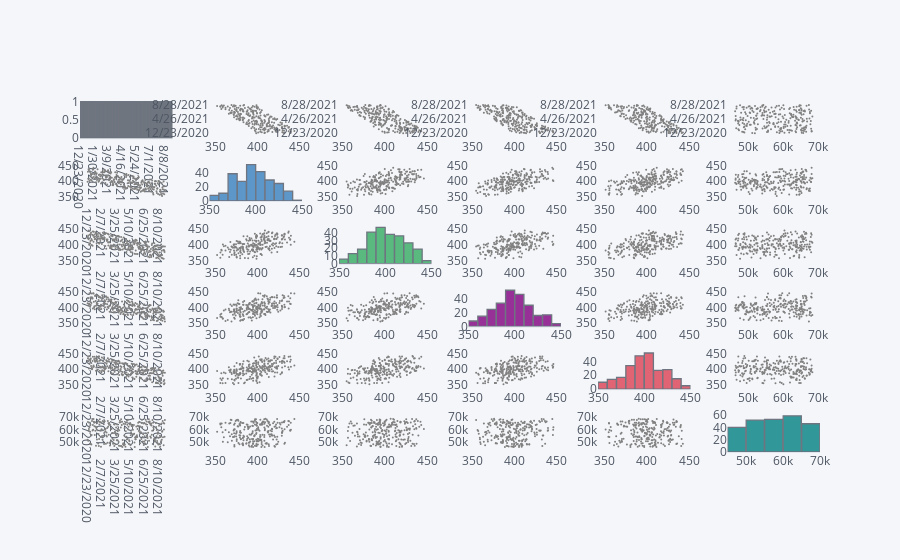

Notebook code cell kept with this figure:
### Code cell
dataset.scatter_matrix()

### Figure 1 — Plotly figure (JSON) as saved in the notebook; plotly's stock layout.template omitted (floating-point values rounded to 4 significant figures; data arrays with more than 128 entries replaced by an {"elided": "..."} marker saying what was removed)
{"data": [{"histfunc": "count", "histnorm": "", "marker": {"color": "rgba(255, 153, 51, 1.0)", "line": {"color": "#4D5663", "width": 1.3}}, "name": "date", "nbinsx": 10, "opacity": 0.8, "orientation": "v", "type": "histogram", "x": {"elided": "250 str values"}, "xaxis": "x", "yaxis": "y"}, {"line": {"color": "rgba(128, 128, 128, 1.0)", "dash": "solid", "shape": "linear", "width": 1.3}, "marker": {"size": 2, "symbol": "circle"}, "mode": "markers", "name": "date", "text": "", "type": "scatter", "x": {"elided": "250 float values"}, "xaxis": "x2", "y": {"elided": "250 str values"}, "yaxis": "y2"}, {"line": {"color": "rgba(128, 128, 128, 1.0)", "dash": "solid", "shape": "linear", "width": 1.3}, "marker": {"size": 2, "symbol": "circle"}, "mode": "markers", "name": "date", "text": "", "type": "scatter", "x": {"elided": "250 float values"}, "xaxis": "x3", "y": {"elided": "250 str values"}, "yaxis": "y3"}, {"line": {"color": "rgba(128, 128, 128, 1.0)", "dash": "solid", "shape": "linear", "width": 1.3}, "marker": {"size": 2, "symbol": "circle"}, "mode": "markers", "name": "date", "text": "", "type": "scatter", "x": {"elided": "250 float values"}, "xaxis": "x4", "y": {"elided": "250 str values"}, "yaxis": "y4"}, {"line": {"color": "rgba(128, 128, 128, 1.0)", "dash": "solid", "shape": "linear", "width": 1.3}, "marker": {"size": 2, "symbol": "circle"}, "mode": "markers", "name": "date", "text": "", "type": "scatter", "x": {"elided": "250 float values"}, "xaxis": "x5", "y": {"elided": "250 str values"}, "yaxis": "y5"}, {"line": {"color": "rgba(128, 128, 128, 1.0)", "dash": "solid", "shape": "linear", "width": 1.3}, "marker": {"size": 2, "symbol": "circle"}, "mode": "markers", "name": "date", "text": "", "type": "scatter", "x": {"elided": "250 float values"}, "xaxis": "x6", "y": {"elided": "250 str values"}, "yaxis": "y6"}, {"line": {"color": "rgba(128, 128, 128, 1.0)", "dash": "solid", "shape": "linear", "width": 1.3}, "marker": {"size": 2, "symbol": "circle"}, "mode": "markers", "name": "Open Price", "text": "", "type": "scatter", "x": {"elided": "250 str values"}, "xaxis": "x7", "y": {"elided": "250 float values"}, "yaxis": "y7"}, {"histfunc": "count", "histnorm": "", "marker": {"color": "rgba(55, 128, 191, 1.0)", "line": {"color": "#4D5663", "width": 1.3}}, "name": "Open Price", "nbinsx": 10, "opacity": 0.8, "orientation": "v", "type": "histogram", "x": {"elided": "250 float values"}, "xaxis": "x8", "yaxis": "y8"}, {"line": {"color": "rgba(128, 128, 128, 1.0)", "dash": "solid", "shape": "linear", "width": 1.3}, "marker": {"size": 2, "symbol": "circle"}, "mode": "markers", "name": "Open Price", "text": "", "type": "scatter", "x": {"elided": "250 float values"}, "xaxis": "x9", "y": {"elided": "250 float values"}, "yaxis": "y9"}, {"line": {"color": "rgba(128, 128, 128, 1.0)", "dash": "solid", "shape": "linear", "width": 1.3}, "marker": {"size": 2, "symbol": "circle"}, "mode": "markers", "name": "Open Price", "text": "", "type": "scatter", "x": {"elided": "250 float values"}, "xaxis": "x10", "y": {"elided": "250 float values"}, "yaxis": "y10"}, {"line": {"color": "rgba(128, 128, 128, 1.0)", "dash": "solid", "shape": "linear", "width": 1.3}, "marker": {"size": 2, "symbol": "circle"}, "mode": "markers", "name": "Open Price", "text": "", "type": "scatter", "x": {"elided": "250 float values"}, "xaxis": "x11", "y": {"elided": "250 float values"}, "yaxis": "y11"}, {"line": {"color": "rgba(128, 128, 128, 1.0)", "dash": "solid", "shape": "linear", "width": 1.3}, "marker": {"size": 2, "symbol": "circle"}, "mode": "markers", "name": "Open Price", "text": "", "type": "scatter", "x": {"elided": "250 float values"}, "xaxis": "x12", "y": {"elided": "250 float values"}, "yaxis": "y12"}, {"line": {"color": "rgba(128, 128, 128, 1.0)", "dash": "solid", "shape": "linear", "width": 1.3}, "marker": {"size": 2, "symbol": "circle"}, "mode": "markers", "name": "High Price", "text": "", "type": "scatter", "x": {"elided": "250 str values"}, "xaxis": "x13", "y": {"elided": "250 float values"}, "yaxis": "y13"}, {"line": {"color": "rgba(128, 128, 128, 1.0)", "dash": "solid", "shape": "linear", "width": 1.3}, "marker": {"size": 2, "symbol": "circle"}, "mode": "markers", "name": "High Price", "text": "", "type": "scatter", "x": {"elided": "250 float values"}, "xaxis": "x14", "y": {"elided": "250 float values"}, "yaxis": "y14"}, {"histfunc": "count", "histnorm": "", "marker": {"color": "rgba(50, 171, 96, 1.0)", "line": {"color": "#4D5663", "width": 1.3}}, "name": "High Price", "nbinsx": 10, "opacity": 0.8, "orientation": "v", "type": "histogram", "x": {"elided": "250 float values"}, "xaxis": "x15", "yaxis": "y15"}, {"line": {"color": "rgba(128, 128, 128, 1.0)", "dash": "solid", "shape": "linear", "width": 1.3}, "marker": {"size": 2, "symbol": "circle"}, "mode": "markers", "name": "High Price", "text": "", "type": "scatter", "x": {"elided": "250 float values"}, "xaxis": "x16", "y": {"elided": "250 float values"}, "yaxis": "y16"}, {"line": {"color": "rgba(128, 128, 128, 1.0)", "dash": "solid", "shape": "linear", "width": 1.3}, "marker": {"size": 2, "symbol": "circle"}, "mode": "markers", "name": "High Price", "text": "", "type": "scatter", "x": {"elided": "250 float values"}, "xaxis": "x17", "y": {"elided": "250 float values"}, "yaxis": "y17"}, {"line": {"color": "rgba(128, 128, 128, 1.0)", "dash": "solid", "shape": "linear", "width": 1.3}, "marker": {"size": 2, "symbol": "circle"}, "mode": "markers", "name": "High Price", "text": "", "type": "scatter", "x": {"elided": "250 float values"}, "xaxis": "x18", "y": {"elided": "250 float values"}, "yaxis": "y18"}, {"line": {"color": "rgba(128, 128, 128, 1.0)", "dash": "solid", "shape": "linear", "width": 1.3}, "marker": {"size": 2, "symbol": "circle"}, "mode": "markers", "name": "Low Price", "text": "", "type": "scatter", "x": {"elided": "250 str values"}, "xaxis": "x19", "y": {"elided": "250 float values"}, "yaxis": "y19"}, {"line": {"color": "rgba(128, 128, 128, 1.0)", "dash": "solid", "shape": "linear", "width": 1.3}, "marker": {"size": 2, "symbol": "circle"}, "mode": "markers", "name": "Low Price", "text": "", "type": "scatter", "x": {"elided": "250 float values"}, "xaxis": "x20", "y": {"elided": "250 float values"}, "yaxis": "y20"}, {"line": {"color": "rgba(128, 128, 128, 1.0)", "dash": "solid", "shape": "linear", "width": 1.3}, "marker": {"size": 2, "symbol": "circle"}, "mode": "markers", "name": "Low Price", "text": "", "type": "scatter", "x": {"elided": "250 float values"}, "xaxis": "x21", "y": {"elided": "250 float values"}, "yaxis": "y21"}, {"histfunc": "count", "histnorm": "", "marker": {"color": "rgba(128, 0, 128, 1.0)", "line": {"color": "#4D5663", "width": 1.3}}, "name": "Low Price", "nbinsx": 10, "opacity": 0.8, "orientation": "v", "type": "histogram", "x": {"elided": "250 float values"}, "xaxis": "x22", "yaxis": "y22"}, {"line": {"color": "rgba(128, 128, 128, 1.0)", "dash": "solid", "shape": "linear", "width": 1.3}, "marker": {"size": 2, "symbol": "circle"}, "mode": "markers", "name": "Low Price", "text": "", "type": "scatter", "x": {"elided": "250 float values"}, "xaxis": "x23", "y": {"elided": "250 float values"}, "yaxis": "y23"}, {"line": {"color": "rgba(128, 128, 128, 1.0)", "dash": "solid", "shape": "linear", "width": 1.3}, "marker": {"size": 2, "symbol": "circle"}, "mode": "markers", "name": "Low Price", "text": "", "type": "scatter", "x": {"elided": "250 float values"}, "xaxis": "x24", "y": {"elided": "250 float values"}, "yaxis": "y24"}, {"line": {"color": "rgba(128, 128, 128, 1.0)", "dash": "solid", "shape": "linear", "width": 1.3}, "marker": {"size": 2, "symbol": "circle"}, "mode": "markers", "name": "Close Price", "text": "", "type": "scatter", "x": {"elided": "250 str values"}, "xaxis": "x25", "y": {"elided": "250 float values"}, "yaxis": "y25"}, {"line": {"color": "rgba(128, 128, 128, 1.0)", "dash": "solid", "shape": "linear", "width": 1.3}, "marker": {"size": 2, "symbol": "circle"}, "mode": "markers", "name": "Close Price", "text": "", "type": "scatter", "x": {"elided": "250 float values"}, "xaxis": "x26", "y": {"elided": "250 float values"}, "yaxis": "y26"}, {"line": {"color": "rgba(128, 128, 128, 1.0)", "dash": "solid", "shape": "linear", "width": 1.3}, "marker": {"size": 2, "symbol": "circle"}, "mode": "markers", "name": "Close Price", "text": "", "type": "scatter", "x": {"elided": "250 float values"}, "xaxis": "x27", "y": {"elided": "250 float values"}, "yaxis": "y27"}, {"line": {"color": "rgba(128, 128, 128, 1.0)", "dash": "solid", "shape": "linear", "width": 1.3}, "marker": {"size": 2, "symbol": "circle"}, "mode": "markers", "name": "Close Price", "text": "", "type": "scatter", "x": {"elided": "250 float values"}, "xaxis": "x28", "y": {"elided": "250 float values"}, "yaxis": "y28"}, {"histfunc": "count", "histnorm": "", "marker": {"color": "rgba(219, 64, 82, 1.0)", "line": {"color": "#4D5663", "width": 1.3}}, "name": "Close Price", "nbinsx": 10, "opacity": 0.8, "orientation": "v", "type": "histogram", "x": {"elided": "250 float values"}, "xaxis": "x29", "yaxis": "y29"}, {"line": {"color": "rgba(128, 128, 128, 1.0)", "dash": "solid", "shape": "linear", "width": 1.3}, "marker": {"size": 2, "symbol": "circle"}, "mode": "markers", "name": "Close Price", "text": "", "type": "scatter", "x": {"elided": "250 float values"}, "xaxis": "x30", "y": {"elided": "250 float values"}, "yaxis": "y30"}, {"line": {"color": "rgba(128, 128, 128, 1.0)", "dash": "solid", "shape": "linear", "width": 1.3}, "marker": {"size": 2, "symbol": "circle"}, "mode": "markers", "name": "Adj Close Price", "text": "", "type": "scatter", "x": {"elided": "250 str values"}, "xaxis": "x31", "y": {"elided": "250 float values"}, "yaxis": "y31"}, {"line": {"color": "rgba(128, 128, 128, 1.0)", "dash": "solid", "shape": "linear", "width": 1.3}, "marker": {"size": 2, "symbol": "circle"}, "mode": "markers", "name": "Adj Close Price", "text": "", "type": "scatter", "x": {"elided": "250 float values"}, "xaxis": "x32", "y": {"elided": "250 float values"}, "yaxis": "y32"}, {"line": {"color": "rgba(128, 128, 128, 1.0)", "dash": "solid", "shape": "linear", "width": 1.3}, "marker": {"size": 2, "symbol": "circle"}, "mode": "markers", "name": "Adj Close Price", "text": "", "type": "scatter", "x": {"elided": "250 float values"}, "xaxis": "x33", "y": {"elided": "250 float values"}, "yaxis": "y33"}, {"line": {"color": "rgba(128, 128, 128, 1.0)", "dash": "solid", "shape": "linear", "width": 1.3}, "marker": {"size": 2, "symbol": "circle"}, "mode": "markers", "name": "Adj Close Price", "text": "", "type": "scatter", "x": {"elided": "250 float values"}, "xaxis": "x34", "y": {"elided": "250 float values"}, "yaxis": "y34"}, {"line": {"color": "rgba(128, 128, 128, 1.0)", "dash": "solid", "shape": "linear", "width": 1.3}, "marker": {"size": 2, "symbol": "circle"}, "mode": "markers", "name": "Adj Close Price", "text": "", "type": "scatter", "x": {"elided": "250 float values"}, "xaxis": "x35", "y": {"elided": "250 float values"}, "yaxis": "y35"}, {"histfunc": "count", "histnorm": "", "marker": {"color": "rgba(0, 128, 128, 1.0)", "line": {"color": "#4D5663", "width": 1.3}}, "name": "Adj Close Price", "nbinsx": 10, "opacity": 0.8, "orientation": "v", "type": "histogram", "x": {"elided": "250 float values"}, "xaxis": "x36", "yaxis": "y36"}], "layout": {"bargap": 0.02, "legend": {"bgcolor": "#F5F6F9", "font": {"color": "#4D5663"}}, "paper_bgcolor": "#F5F6F9", "plot_bgcolor": "#F5F6F9", "showlegend": false, "title": {"font": {"color": "#4D5663"}}, "xaxis": {"anchor": "y", "domain": [0, 0.125], "gridcolor": "#E1E5ED", "showgrid": false, "tickfont": {"color": "#4D5663"}, "title": {"font": {"color": "#4D5663"}, "text": ""}, "zerolinecolor": "#E1E5ED"}, "xaxis10": {"anchor": "y10", "domain": [0.525, 0.65], "gridcolor": "#E1E5ED", "showgrid": false, "tickfont": {"color": "#4D5663"}, "title": {"font": {"color": "#4D5663"}, "text": ""}, "zerolinecolor": "#E1E5ED"}, "xaxis11": {"anchor": "y11", "domain": [0.7, 0.825], "gridcolor": "#E1E5ED", "showgrid": false, "tickfont": {"color": "#4D5663"}, "title": {"font": {"color": "#4D5663"}, "text": ""}, "zerolinecolor": "#E1E5ED"}, "xaxis12": {"anchor": "y12", "domain": [0.875, 1], "gridcolor": "#E1E5ED", "showgrid": false, "tickfont": {"color": "#4D5663"}, "title": {"font": {"color": "#4D5663"}, "text": ""}, "zerolinecolor": "#E1E5ED"}, "xaxis13": {"anchor": "y13", "domain": [0, 0.125], "gridcolor": "#E1E5ED", "showgrid": false, "tickfont": {"color": "#4D5663"}, "title": {"font": {"color": "#4D5663"}, "text": ""}, "zerolinecolor": "#E1E5ED"}, "xaxis14": {"anchor": "y14", "domain": [0.175, 0.3], "gridcolor": "#E1E5ED", "showgrid": false, "tickfont": {"color": "#4D5663"}, "title": {"font": {"color": "#4D5663"}, "text": ""}, "zerolinecolor": "#E1E5ED"}, "xaxis15": {"anchor": "y15", "domain": [0.35, 0.475], "gridcolor": "#E1E5ED", "showgrid": false, "tickfont": {"color": "#4D5663"}, "title": {"font": {"color": "#4D5663"}, "text": ""}, "zerolinecolor": "#E1E5ED"}, "xaxis16": {"anchor": "y16", "domain": [0.525, 0.65], "gridcolor": "#E1E5ED", "showgrid": false, "tickfont": {"color": "#4D5663"}, "title": {"font": {"color": "#4D5663"}, "text": ""}, "zerolinecolor": "#E1E5ED"}, "xaxis17": {"anchor": "y17", "domain": [0.7, 0.825], "gridcolor": "#E1E5ED", "showgrid": false, "tickfont": {"color": "#4D5663"}, "title": {"font": {"color": "#4D5663"}, "text": ""}, "zerolinecolor": "#E1E5ED"}, "xaxis18": {"anchor": "y18", "domain": [0.875, 1], "gridcolor": "#E1E5ED", "showgrid": false, "tickfont": {"color": "#4D5663"}, "title": {"font": {"color": "#4D5663"}, "text": ""}, "zerolinecolor": "#E1E5ED"}, "xaxis19": {"anchor": "y19", "domain": [0, 0.125], "gridcolor": "#E1E5ED", "showgrid": false, "tickfont": {"color": "#4D5663"}, "title": {"font": {"color": "#4D5663"}, "text": ""}, "zerolinecolor": "#E1E5ED"}, "xaxis2": {"anchor": "y2", "domain": [0.175, 0.3], "gridcolor": "#E1E5ED", "showgrid": false, "tickfont": {"color": "#4D5663"}, "title": {"font": {"color": "#4D5663"}, "text": ""}, "zerolinecolor": "#E1E5ED"}, "xaxis20": {"anchor": "y20", "domain": [0.175, 0.3], "gridcolor": "#E1E5ED", "showgrid": false, "tickfont": {"color": "#4D5663"}, "title": {"font": {"color": "#4D5663"}, "text": ""}, "zerolinecolor": "#E1E5ED"}, "xaxis21": {"anchor": "y21", "domain": [0.35, 0.475], "gridcolor": "#E1E5ED", "showgrid": false, "tickfont": {"color": "#4D5663"}, "title": {"font": {"color": "#4D5663"}, "text": ""}, "zerolinecolor": "#E1E5ED"}, "xaxis22": {"anchor": "y22", "domain": [0.525, 0.65], "gridcolor": "#E1E5ED", "showgrid": false, "tickfont": {"color": "#4D5663"}, "title": {"font": {"color": "#4D5663"}, "text": ""}, "zerolinecolor": "#E1E5ED"}, "xaxis23": {"anchor": "y23", "domain": [0.7, 0.825], "gridcolor": "#E1E5ED", "showgrid": false, "tickfont": {"color": "#4D5663"}, "title": {"font": {"color": "#4D5663"}, "text": ""}, "zerolinecolor": "#E1E5ED"}, "xaxis24": {"anchor": "y24", "domain": [0.875, 1], "gridcolor": "#E1E5ED", "showgrid": false, "tickfont": {"color": "#4D5663"}, "title": {"font": {"color": "#4D5663"}, "text": ""}, "zerolinecolor": "#E1E5ED"}, "xaxis25": {"anchor": "y25", "domain": [0, 0.125], "gridcolor": "#E1E5ED", "showgrid": false, "tickfont": {"color": "#4D5663"}, "title": {"font": {"color": "#4D5663"}, "text": ""}, "zerolinecolor": "#E1E5ED"}, "xaxis26": {"anchor": "y26", "domain": [0.175, 0.3], "gridcolor": "#E1E5ED", "showgrid": false, "tickfont": {"color": "#4D5663"}, "title": {"font": {"color": "#4D5663"}, "text": ""}, "zerolinecolor": "#E1E5ED"}, "xaxis27": {"anchor": "y27", "domain": [0.35, 0.475], "gridcolor": "#E1E5ED", "showgrid": false, "tickfont": {"color": "#4D5663"}, "title": {"font": {"color": "#4D5663"}, "text": ""}, "zerolinecolor": "#E1E5ED"}, "xaxis28": {"anchor": "y28", "domain": [0.525, 0.65], "gridcolor": "#E1E5ED", "showgrid": false, "tickfont": {"color": "#4D5663"}, "title": {"font": {"color": "#4D5663"}, "text": ""}, "zerolinecolor": "#E1E5ED"}, "xaxis29": {"anchor": "y29", "domain": [0.7, 0.825], "gridcolor": "#E1E5ED", "showgrid": false, "tickfont": {"color": "#4D5663"}, "title": {"font": {"color": "#4D5663"}, "text": ""}, "zerolinecolor": "#E1E5ED"}, "xaxis3": {"anchor": "y3", "domain": [0.35, 0.475], "gridcolor": "#E1E5ED", "showgrid": false, "tickfont": {"color": "#4D5663"}, "title": {"font": {"color": "#4D5663"}, "text": ""}, "zerolinecolor": "#E1E5ED"}, "xaxis30": {"anchor": "y30", "domain": [0.875, 1], "gridcolor": "#E1E5ED", "showgrid": false, "tickfont": {"color": "#4D5663"}, "title": {"font": {"color": "#4D5663"}, "text": ""}, "zerolinecolor": "#E1E5ED"}, "xaxis31": {"anchor": "y31", "domain": [0, 0.125], "gridcolor": "#E1E5ED", "showgrid": false, "tickfont": {"color": "#4D5663"}, "title": {"font": {"color": "#4D5663"}, "text": ""}, "zerolinecolor": "#E1E5ED"}, "xaxis32": {"anchor": "y32", "domain": [0.175, 0.3], "gridcolor": "#E1E5ED", "showgrid": false, "tickfont": {"color": "#4D5663"}, "title": {"font": {"color": "#4D5663"}, "text": ""}, "zerolinecolor": "#E1E5ED"}, "xaxis33": {"anchor": "y33", "domain": [0.35, 0.475], "gridcolor": "#E1E5ED", "showgrid": false, "tickfont": {"color": "#4D5663"}, "title": {"font": {"color": "#4D5663"}, "text": ""}, "zerolinecolor": "#E1E5ED"}, "xaxis34": {"anchor": "y34", "domain": [0.525, 0.65], "gridcolor": "#E1E5ED", "showgrid": false, "tickfont": {"color": "#4D5663"}, "title": {"font": {"color": "#4D5663"}, "text": ""}, "zerolinecolor": "#E1E5ED"}, "xaxis35": {"anchor": "y35", "domain": [0.7, 0.825], "gridcolor": "#E1E5ED", "showgrid": false, "tickfont": {"color": "#4D5663"}, "title": {"font": {"color": "#4D5663"}, "text": ""}, "zerolinecolor": "#E1E5ED"}, "xaxis36": {"anchor": "y36", "domain": [0.875, 1], "gridcolor": "#E1E5ED", "showgrid": false, "tickfont": {"color": "#4D5663"}, "title": {"font": {"color": "#4D5663"}, "text": ""}, "zerolinecolor": "#E1E5ED"}, "xaxis4": {"anchor": "y4", "domain": [0.525, 0.65], "gridcolor": "#E1E5ED", "showgrid": false, "tickfont": {"color": "#4D5663"}, "title": {"font": {"color": "#4D5663"}, "text": ""}, "zerolinecolor": "#E1E5ED"}, "xaxis5": {"anchor": "y5", "domain": [0.7, 0.825], "gridcolor": "#E1E5ED", "showgrid": false, "tickfont": {"color": "#4D5663"}, "title": {"font": {"color": "#4D5663"}, "text": ""}, "zerolinecolor": "#E1E5ED"}, "xaxis6": {"anchor": "y6", "domain": [0.875, 1], "gridcolor": "#E1E5ED", "showgrid": false, "tickfont": {"color": "#4D5663"}, "title": {"font": {"color": "#4D5663"}, "text": ""}, "zerolinecolor": "#E1E5ED"}, "xaxis7": {"anchor": "y7", "domain": [0, 0.125], "gridcolor": "#E1E5ED", "showgrid": false, "tickfont": {"color": "#4D5663"}, "title": {"font": {"color": "#4D5663"}, "text": ""}, "zerolinecolor": "#E1E5ED"}, "xaxis8": {"anchor": "y8", "domain": [0.175, 0.3], "gridcolor": "#E1E5ED", "showgrid": false, "tickfont": {"color": "#4D5663"}, "title": {"font": {"color": "#4D5663"}, "text": ""}, "zerolinecolor": "#E1E5ED"}, "xaxis9": {"anchor": "y9", "domain": [0.35, 0.475], "gridcolor": "#E1E5ED", "showgrid": false, "tickfont": {"color": "#4D5663"}, "title": {"font": {"color": "#4D5663"}, "text": ""}, "zerolinecolor": "#E1E5ED"}, "yaxis": {"anchor": "x", "domain": [0.8917, 1.0], "gridcolor": "#E1E5ED", "showgrid": false, "tickfont": {"color": "#4D5663"}, "title": {"font": {"color": "#4D5663"}, "text": ""}, "zerolinecolor": "#E1E5ED"}, "yaxis10": {"anchor": "x10", "domain": [0.7133, 0.8217], "gridcolor": "#E1E5ED", "showgrid": false, "tickfont": {"color": "#4D5663"}, "title": {"font": {"color": "#4D5663"}, "text": ""}, "zerolinecolor": "#E1E5ED"}, "yaxis11": {"anchor": "x11", "domain": [0.7133, 0.8217], "gridcolor": "#E1E5ED", "showgrid": false, "tickfont": {"color": "#4D5663"}, "title": {"font": {"color": "#4D5663"}, "text": ""}, "zerolinecolor": "#E1E5ED"}, "yaxis12": {"anchor": "x12", "domain": [0.7133, 0.8217], "gridcolor": "#E1E5ED", "showgrid": false, "tickfont": {"color": "#4D5663"}, "title": {"font": {"color": "#4D5663"}, "text": ""}, "zerolinecolor": "#E1E5ED"}, "yaxis13": {"anchor": "x13", "domain": [0.535, 0.6433], "gridcolor": "#E1E5ED", "showgrid": false, "tickfont": {"color": "#4D5663"}, "title": {"font": {"color": "#4D5663"}, "text": ""}, "zerolinecolor": "#E1E5ED"}, "yaxis14": {"anchor": "x14", "domain": [0.535, 0.6433], "gridcolor": "#E1E5ED", "showgrid": false, "tickfont": {"color": "#4D5663"}, "title": {"font": {"color": "#4D5663"}, "text": ""}, "zerolinecolor": "#E1E5ED"}, "yaxis15": {"anchor": "x15", "domain": [0.535, 0.6433], "gridcolor": "#E1E5ED", "showgrid": false, "tickfont": {"color": "#4D5663"}, "title": {"font": {"color": "#4D5663"}, "text": ""}, "zerolinecolor": "#E1E5ED"}, "yaxis16": {"anchor": "x16", "domain": [0.535, 0.6433], "gridcolor": "#E1E5ED", "showgrid": false, "tickfont": {"color": "#4D5663"}, "title": {"font": {"color": "#4D5663"}, "text": ""}, "zerolinecolor": "#E1E5ED"}, "yaxis17": {"anchor": "x17", "domain": [0.535, 0.6433], "gridcolor": "#E1E5ED", "showgrid": false, "tickfont": {"color": "#4D5663"}, "title": {"font": {"color": "#4D5663"}, "text": ""}, "zerolinecolor": "#E1E5ED"}, "yaxis18": {"anchor": "x18", "domain": [0.535, 0.6433], "gridcolor": "#E1E5ED", "showgrid": false, "tickfont": {"color": "#4D5663"}, "title": {"font": {"color": "#4D5663"}, "text": ""}, "zerolinecolor": "#E1E5ED"}, "yaxis19": {"anchor": "x19", "domain": [0.3567, 0.465], "gridcolor": "#E1E5ED", "showgrid": false, "tickfont": {"color": "#4D5663"}, "title": {"font": {"color": "#4D5663"}, "text": ""}, "zerolinecolor": "#E1E5ED"}, "yaxis2": {"anchor": "x2", "domain": [0.8917, 1.0], "gridcolor": "#E1E5ED", "showgrid": false, "tickfont": {"color": "#4D5663"}, "title": {"font": {"color": "#4D5663"}, "text": ""}, "zerolinecolor": "#E1E5ED"}, "yaxis20": {"anchor": "x20", "domain": [0.3567, 0.465], "gridcolor": "#E1E5ED", "showgrid": false, "tickfont": {"color": "#4D5663"}, "title": {"font": {"color": "#4D5663"}, "text": ""}, "zerolinecolor": "#E1E5ED"}, "yaxis21": {"anchor": "x21", "domain": [0.3567, 0.465], "gridcolor": "#E1E5ED", "showgrid": false, "tickfont": {"color": "#4D5663"}, "title": {"font": {"color": "#4D5663"}, "text": ""}, "zerolinecolor": "#E1E5ED"}, "yaxis22": {"anchor": "x22", "domain": [0.3567, 0.465], "gridcolor": "#E1E5ED", "showgrid": false, "tickfont": {"color": "#4D5663"}, "title": {"font": {"color": "#4D5663"}, "text": ""}, "zerolinecolor": "#E1E5ED"}, "yaxis23": {"anchor": "x23", "domain": [0.3567, 0.465], "gridcolor": "#E1E5ED", "showgrid": false, "tickfont": {"color": "#4D5663"}, "title": {"font": {"color": "#4D5663"}, "text": ""}, "zerolinecolor": "#E1E5ED"}, "yaxis24": {"anchor": "x24", "domain": [0.3567, 0.465], "gridcolor": "#E1E5ED", "showgrid": false, "tickfont": {"color": "#4D5663"}, "title": {"font": {"color": "#4D5663"}, "text": ""}, "zerolinecolor": "#E1E5ED"}, "yaxis25": {"anchor": "x25", "domain": [0.1783, 0.2867], "gridcolor": "#E1E5ED", "showgrid": false, "tickfont": {"color": "#4D5663"}, "title": {"font": {"color": "#4D5663"}, "text": ""}, "zerolinecolor": "#E1E5ED"}, "yaxis26": {"anchor": "x26", "domain": [0.1783, 0.2867], "gridcolor": "#E1E5ED", "showgrid": false, "tickfont": {"color": "#4D5663"}, "title": {"font": {"color": "#4D5663"}, "text": ""}, "zerolinecolor": "#E1E5ED"}, "yaxis27": {"anchor": "x27", "domain": [0.1783, 0.2867], "gridcolor": "#E1E5ED", "showgrid": false, "tickfont": {"color": "#4D5663"}, "title": {"font": {"color": "#4D5663"}, "text": ""}, "zerolinecolor": "#E1E5ED"}, "yaxis28": {"anchor": "x28", "domain": [0.1783, 0.2867], "gridcolor": "#E1E5ED", "showgrid": false, "tickfont": {"color": "#4D5663"}, "title": {"font": {"color": "#4D5663"}, "text": ""}, "zerolinecolor": "#E1E5ED"}, "yaxis29": {"anchor": "x29", "domain": [0.1783, 0.2867], "gridcolor": "#E1E5ED", "showgrid": false, "tickfont": {"color": "#4D5663"}, "title": {"font": {"color": "#4D5663"}, "text": ""}, "zerolinecolor": "#E1E5ED"}, "yaxis3": {"anchor": "x3", "domain": [0.8917, 1.0], "gridcolor": "#E1E5ED", "showgrid": false, "tickfont": {"color": "#4D5663"}, "title": {"font": {"color": "#4D5663"}, "text": ""}, "zerolinecolor": "#E1E5ED"}, "yaxis30": {"anchor": "x30", "domain": [0.1783, 0.2867], "gridcolor": "#E1E5ED", "showgrid": false, "tickfont": {"color": "#4D5663"}, "title": {"font": {"color": "#4D5663"}, "text": ""}, "zerolinecolor": "#E1E5ED"}, "yaxis31": {"anchor": "x31", "domain": [0, 0.1083], "gridcolor": "#E1E5ED", "showgrid": false, "tickfont": {"color": "#4D5663"}, "title": {"font": {"color": "#4D5663"}, "text": ""}, "zerolinecolor": "#E1E5ED"}, "yaxis32": {"anchor": "x32", "domain": [0, 0.1083], "gridcolor": "#E1E5ED", "showgrid": false, "tickfont": {"color": "#4D5663"}, "title": {"font": {"color": "#4D5663"}, "text": ""}, "zerolinecolor": "#E1E5ED"}, "yaxis33": {"anchor": "x33", "domain": [0, 0.1083], "gridcolor": "#E1E5ED", "showgrid": false, "tickfont": {"color": "#4D5663"}, "title": {"font": {"color": "#4D5663"}, "text": ""}, "zerolinecolor": "#E1E5ED"}, "yaxis34": {"anchor": "x34", "domain": [0, 0.1083], "gridcolor": "#E1E5ED", "showgrid": false, "tickfont": {"color": "#4D5663"}, "title": {"font": {"color": "#4D5663"}, "text": ""}, "zerolinecolor": "#E1E5ED"}, "yaxis35": {"anchor": "x35", "domain": [0, 0.1083], "gridcolor": "#E1E5ED", "showgrid": false, "tickfont": {"color": "#4D5663"}, "title": {"font": {"color": "#4D5663"}, "text": ""}, "zerolinecolor": "#E1E5ED"}, "yaxis36": {"anchor": "x36", "domain": [0, 0.1083], "gridcolor": "#E1E5ED", "showgrid": false, "tickfont": {"color": "#4D5663"}, "title": {"font": {"color": "#4D5663"}, "text": ""}, "zerolinecolor": "#E1E5ED"}, "yaxis4": {"anchor": "x4", "domain": [0.8917, 1.0], "gridcolor": "#E1E5ED", "showgrid": false, "tickfont": {"color": "#4D5663"}, "title": {"font": {"color": "#4D5663"}, "text": ""}, "zerolinecolor": "#E1E5ED"}, "yaxis5": {"anchor": "x5", "domain": [0.8917, 1.0], "gridcolor": "#E1E5ED", "showgrid": false, "tickfont": {"color": "#4D5663"}, "title": {"font": {"color": "#4D5663"}, "text": ""}, "zerolinecolor": "#E1E5ED"}, "yaxis6": {"anchor": "x6", "domain": [0.8917, 1.0], "gridcolor": "#E1E5ED", "showgrid": false, "tickfont": {"color": "#4D5663"}, "title": {"font": {"color": "#4D5663"}, "text": ""}, "zerolinecolor": "#E1E5ED"}, "yaxis7": {"anchor": "x7", "domain": [0.7133, 0.8217], "gridcolor": "#E1E5ED", "showgrid": false, "tickfont": {"color": "#4D5663"}, "title": {"font": {"color": "#4D5663"}, "text": ""}, "zerolinecolor": "#E1E5ED"}, "yaxis8": {"anchor": "x8", "domain": [0.7133, 0.8217], "gridcolor": "#E1E5ED", "showgrid": false, "tickfont": {"color": "#4D5663"}, "title": {"font": {"color": "#4D5663"}, "text": ""}, "zerolinecolor": "#E1E5ED"}, "yaxis9": {"anchor": "x9", "domain": [0.7133, 0.8217], "gridcolor": "#E1E5ED", "showgrid": false, "tickfont": {"color": "#4D5663"}, "title": {"font": {"color": "#4D5663"}, "text": ""}, "zerolinecolor": "#E1E5ED"}}}
